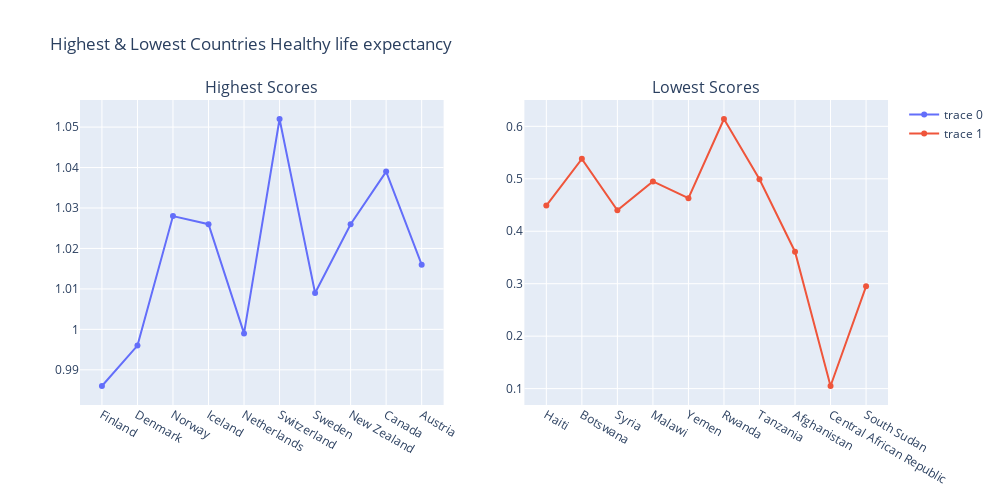

Notebook code cell kept with this figure:
### Code cell
#  visualize thehighest & lowest contries Healthy life expectancy

fig = make_subplots(rows=1, cols=2, subplot_titles=("Highest Scores","Lowest Scores"))

fig.add_trace(
    go.Scatter(x=highest_df["Country or region"], y=highest_df["Healthy life expectancy"], mode='markers+lines'),
    row=1, col=1,
)

fig.add_trace(
    go.Scatter(x=lowest_df["Country or region"], y=lowest_df["Healthy life expectancy"], mode='markers+lines'),
    row=1, col=2,
)

fig.update_layout(height=500, width=1000, title_text="Highest & Lowest Countries Healthy life expectancy")

fig.show()

### Figure 1 — Plotly figure (JSON) as saved in the notebook; plotly's stock layout.template omitted (floating-point values rounded to 4 significant figures)
{"data": [{"mode": "markers+lines", "type": "scatter", "x": ["Finland", "Denmark", "Norway", "Iceland", "Netherlands", "Switzerland", "Sweden", "New Zealand", "Canada", "Austria"], "xaxis": "x", "y": [0.986, 0.996, 1.028, 1.026, 0.999, 1.052, 1.009, 1.026, 1.039, 1.016], "yaxis": "y"}, {"mode": "markers+lines", "type": "scatter", "x": ["Haiti", "Botswana", "Syria", "Malawi", "Yemen", "Rwanda", "Tanzania", "Afghanistan", "Central African Republic", "South Sudan"], "xaxis": "x2", "y": [0.449, 0.538, 0.44, 0.495, 0.463, 0.614, 0.499, 0.361, 0.105, 0.295], "yaxis": "y2"}], "layout": {"annotations": [{"font": {"size": 16}, "showarrow": false, "text": "Highest Scores", "x": 0.225, "xanchor": "center", "xref": "paper", "y": 1, "yanchor": "bottom", "yref": "paper"}, {"font": {"size": 16}, "showarrow": false, "text": "Lowest Scores", "x": 0.775, "xanchor": "center", "xref": "paper", "y": 1, "yanchor": "bottom", "yref": "paper"}], "height": 500, "title": {"text": "Highest & Lowest Countries Healthy life expectancy"}, "width": 1000, "xaxis": {"anchor": "y", "domain": [0, 0.45]}, "xaxis2": {"anchor": "y2", "domain": [0.55, 1]}, "yaxis": {"anchor": "x", "domain": [0, 1]}, "yaxis2": {"anchor": "x2", "domain": [0, 1]}}}
